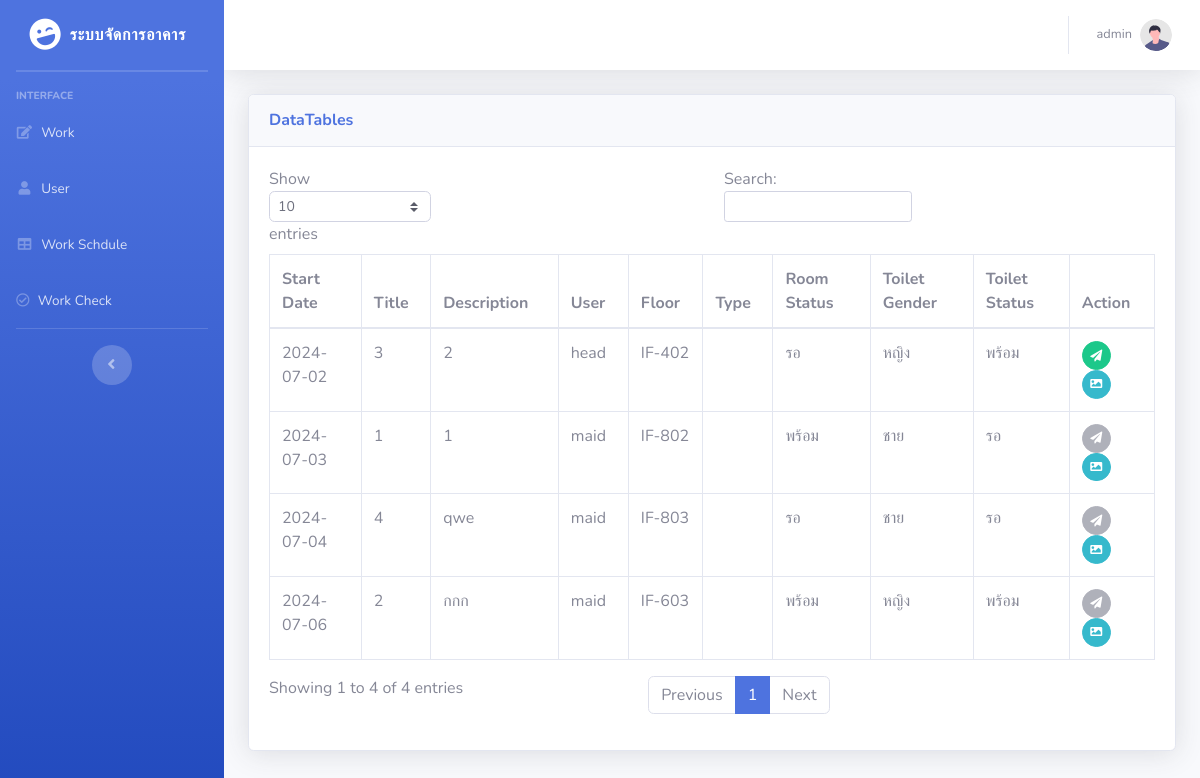
The page /table_head.php (signed in) on the database its author committed.
### tables this page shows
CREATE TABLE `task` (
  `task_id` int(11) NOT NULL,
  `task_title` varchar(255) NOT NULL,
  `task_description` text DEFAULT NULL,
  `start_date` date NOT NULL,
  `user_id` int(100) NOT NULL,
  `floor_number` enum('1','2','3','4','5','6','7','8','9','10','11') NOT NULL,
  `room_number` enum('1','2','3','4','5','6') DEFAULT NULL,
  `room_status` enum('Ready','Waiting','Not Ready') DEFAULT NULL,
  `room_type` enum('ห้องเรียน','ห้องประชุม','ห้องปฎิบัติการ') DEFAULT NULL,
  `toilet_gender` enum('male','female') DEFAULT NULL,
  `toilet_status` enum('Ready','Waiting','Not Ready') NOT NULL,
  `image` text DEFAULT NULL
);

CREATE TABLE `users` (
  `user_id` int(100) NOT NULL,
  `fullname` varchar(255) NOT NULL,
  `username` varchar(100) NOT NULL,
  `password` varchar(100) NOT NULL,
  `role` varchar(100) NOT NULL,
  `lasttime_login` varchar(255) NOT NULL,
  `status` enum('พร้อม','ลา','ไม่พร้อม','') NOT NULL
);

### table_head.php (the view, shortened to what this page needs)
<?php
include 'includes/header.php';
include 'includes/headmaid_navbar.php';
?>
<div class="container-fluid">
    <div class="card shadow mb-4">
        <div class="card-header py-3">
            <h6 class="m-0 font-weight-bold text-primary">DataTables</h6>
        </div>
        <?php
        $servername = "localhost";
        $username = "root";
        $password = "";
        $dbname = "project";
        $conn = new mysqli($servername, $username, $password, $dbname);
        $startOfWeek = date("Y-m-d", strtotime('monday this week'));
        $endOfWeek = date("Y-m-d", strtotime('sunday this week'));
        $sql = "SELECT
    t.task_id,
    t.task_title,
    t.start_date,
    t.task_description,
    u.fullname AS user_fullname,
    u.role,  -- Include the 'role' column here
    t.floor_number,
    t.room_number,
    t.room_status,
    t.room_type,
    t.toilet_gender,
    t.toilet_status,
    t.image,
    t.user_id
FROM task t
INNER JOIN users u ON t.user_id = u.user_id
WHERE t.start_date BETWEEN '$startOfWeek' AND '$endOfWeek'
ORDER BY t.start_date ASC";
        $result = $conn->query($sql);
        if ($result->num_rows > 0) {
            echo '<div class="card-body">';
            echo '<div class="table-responsive">';
            echo '<table class="table table-bordered" id="dataTable" width="100%" cellspacing="0">';
            echo '<thead>';
            echo '<tr>';
            echo '<th>Start Date</th>';
            echo '<th>Title</th>';
            echo '<th>Description</th>';
            echo '<th>User</th>';
            echo '<th>Floor</th>';
            echo '<th>Type</th>';
            echo '<th>Room Status</th>';
            echo '<th>Toilet Gender</th>';
            echo '<th>Toilet Status</th>';
            echo '<th>Action</th>';
            echo '</tr>';
            echo '</thead>';
            echo '<tbody>';
            while ($row = $result->fetch_assoc()) {
                echo '<tr>';
                echo '<td>' . ($row["start_date"] ?? '-') . '</td>';
                echo '<td>' . ($row["task_title"] ?? '-') . '</td>';
                echo '<td>' . ($row["task_description"] ?? '-') . '</td>';
                echo '<td>' . ($row["user_fullname"] ?? '-') . '</td>';
                echo '<td>IF-' . ($row["floor_number"] ?? '-') . '0' . ($row["room_number"] ?? '-') . '</td>';
                echo '<td>' . ($row["room_type"] ?? '-') . '</td>';
                echo '<td>';
                if ($row["room_status"] == 'Ready') {
                    echo 'พร้อม';
                } elseif ($row["room_status"] == 'Not Ready') {
                    echo 'ไม่พร้อม';
                } elseif ($row["room_status"] == 'Waiting') {
                    echo 'รอ';
                } else {
                    echo ($row["room_status"] ?? '-');
                }
                echo '</td>';
                echo '<td>';
                if ($row["toilet_gender"] == 'male') {
                    echo 'ชาย';
                } elseif ($row["toilet_gender"] == 'female') {
                    echo 'หญิง';
                } else {
                    echo ($row["toilet_gender"] ?? '-');
                }
                echo '</td>';
                echo '<td>';
                if ($row["toilet_status"] == 'Ready') {
                    echo 'พร้อม';
                } elseif ($row["toilet_status"] == 'Not Ready') {
                    echo 'ไม่พร้อม';
                } elseif ($row["toilet_status"] == 'Waiting') {
                    echo 'รอ';
                } else {
                    echo ($row["toilet_status"] ?? '-');
                }
                echo '</td>';
                echo '<td>';
                if ($row["room_status"] == 'Ready' && $row["toilet_status"] == 'Ready') {
                    echo '<button type="button" class="btn btn-secondary btn-circle btn-sm" disabled><i class="fas fa-paper-plane"></i></button>';
                } elseif ($row["role"] == 'maid' && $row["user_id"] != $_SESSION["user_id"]) {
                    echo '<button type="button" class="btn btn-secondary btn-circle btn-sm" disabled><i class="fas fa-paper-plane"></i></button>';
                } else {
                    echo '<button type="button" class="btn btn-success btn-circle btn-sm" data-toggle="modal" data-target="#submitWorkModal' . $row["task_id"] . '"><i class="fas fa-paper-plane"></i></button>';
                }
                echo '<button type="button" class="btn btn-info btn-circle btn-sm" data-toggle="modal" data-target="#imageModal' . $row["task_id"] . '"><i class="fas fa-image"></i></button>';
                echo '</td>';
                echo '</tr>';
            }
            echo '</tbody>';
            echo '</table>';
            echo '</div>';
            echo '</div>';
        } else {
            echo "<div class='card-body'>";
            echo "<p class='text-center'>You have no tasks scheduled for today.</p>";
            echo "</div>";
        }
        ?>
    </div>
</div>
</div>
</div>
</div>
<?php
include 'includes/footer.php';
?>

### includes/header.php (shortened to what this page needs)
<!DOCTYPE html>
<html lang="en">
<head>
    <link href="vendor/fontawesome-free/css/all.min.css" rel="stylesheet" type="text/css">
    <link href="css/sb-admin-2.min.css" rel="stylesheet">
</head>
<body id="page-top">
    <div id="wrapper">

### includes/headmaid_navbar.php (shortened to what this page needs)
<ul class="navbar-nav bg-gradient-primary sidebar sidebar-dark accordion" id="accordionSidebar">
    <a class="sidebar-brand d-flex align-items-center justify-content-center" href="headmaid.php">
        <div class="sidebar-brand-icon rotate-n-15">
            <i class="fas fa-laugh-wink"></i>
        </div>
        <div class="sidebar-brand-text mx-2" style="font-family: Prompt;">ระบบจัดการอาคาร</div>
    </a>
    <hr class="sidebar-divider my-0">
    <hr class="sidebar-divider">
    <div class="sidebar-heading">
        Interface
    </div>
    <li class="nav-item">
        <a class="nav-link" href="headtask.php">
            <i class="fas fa-fw fa-edit"></i>
            <span>Work</span></a>
    <li class="nav-item">
        <a class="nav-link" href="head_users.php">
            <i class="fas fa-fw fa-user"></i>
            <span>User</span></a>
    </li>
    <li class="nav-item">
        <a class="nav-link" href="head_calendar.php">
            <i class="fas fa-fw fa-table"></i>
            <span>Work Schdule</span></a>
    </li>
    <li class="nav-item">
        <a class="nav-link" href="table_head.php">
            <i class="far fa-check-circle"></i>
            <span>Work Check</span></a>
    </li>
    <hr class="sidebar-divider d-none d-md-block">
    <div class="text-center d-none d-md-inline">
        <button class="rounded-circle border-0" id="sidebarToggle"></button>
    </div>
</ul>
<div id="content-wrapper" class="d-flex flex-column">
    <div id="content">
        <nav class="navbar navbar-expand navbar-light bg-white topbar mb-4 static-top shadow">
            <ul class="navbar-nav ml-auto">
                <li class="nav-item dropdown no-arrow">
                    <a class="nav-link dropdown-toggle" href="#" id="userDropdown" role="button" data-toggle="dropdown"
                        aria-haspopup="true" aria-expanded="false">
                        <span
                            class="mr-2 d-none d-lg-inline text-gray-600 small"><?php echo $_SESSION['full_name']; ?></span>
                        <img class="img-profile rounded-circle" src="img/undraw_profile.svg">
                    </a>
                </li>
            </ul>
        </nav>

### includes/footer.php
</body>
</html>

### rows shown on the page
task: start_date "2024-07-02", task_title "3", task_description "2", user.fullname "head", floor_number "4", room_number "2", room_status "รอ", toilet_gender "หญิง", toilet_status "พร้อม"
task: start_date "2024-07-03", task_title "1", task_description "1", user.fullname "maid", floor_number "8", room_number "2", room_status "พร้อม", toilet_gender "ชาย", toilet_status "รอ"
task: start_date "2024-07-04", task_title "4", task_description "qwe", user.fullname "maid", floor_number "8", room_number "3", room_status "รอ", toilet_gender "ชาย", toilet_status "รอ"
task: start_date "2024-07-06", task_title "2", task_description "กกก", user.fullname "maid", floor_number "6", room_number "3", room_status "พร้อม", toilet_gender "หญิง", toilet_status "พร้อม"

### other values the page prints
$_SESSION['full_name'] "admin"
